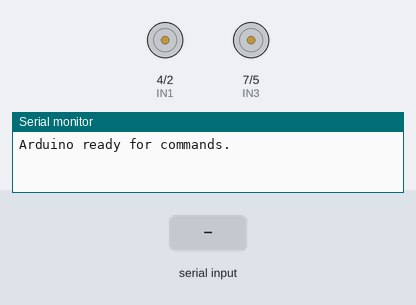
Recording of a sketch running on a simulated Arduino Uno, built with avr-gcc and run on an emulated ATmega328P. Parts: motor-driver pin pairs drawn as motors (green arrow = first pin HIGH = forward, orange = second pin HIGH = backward, longer = more drive, scaled by the enable pin), the last lines printed to the serial monitor. The inputs (shaded band) are chosen by the test bench.

Above: at 1.2 s.
1.3 s: "forward,1\n" received over the second serial link
At 2.5 s:
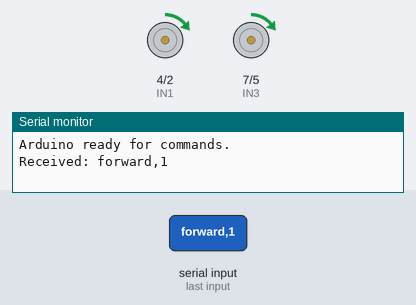
2.8 s: "backward,1\n" received over the second serial link
At 3.7 s:
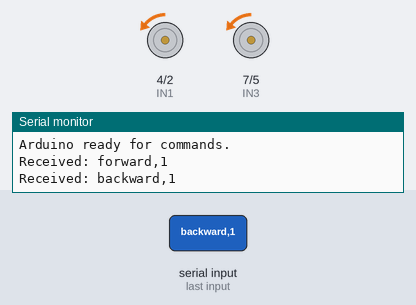
4.3 s: "right,1\n" received over the second serial link
At 4.7 s:
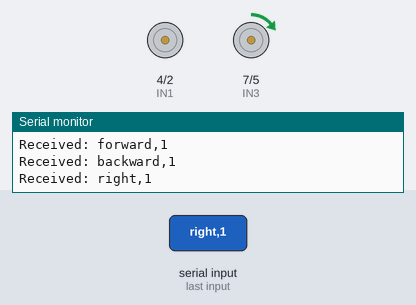
5.8 s: "left,1\n" received over the second serial link
At 7.0 s:
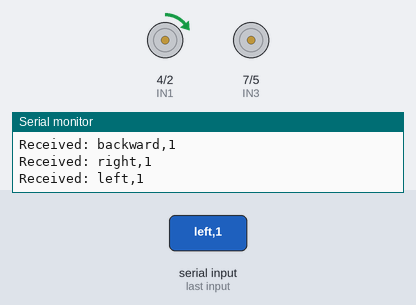
7.3 s: "leftTurn,150\n" received over the second serial link
At 8.4 s:
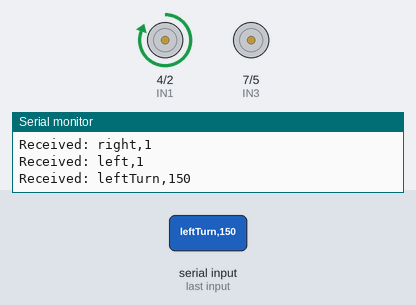
8.8 s: "forward,150\n" received over the second serial link
At 9.5 s:
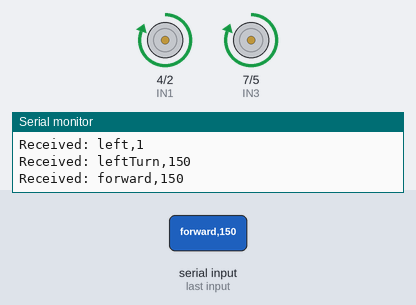
Timing chart, 0 to 11.3 s (numbered marks = the images above; inputs shaded):
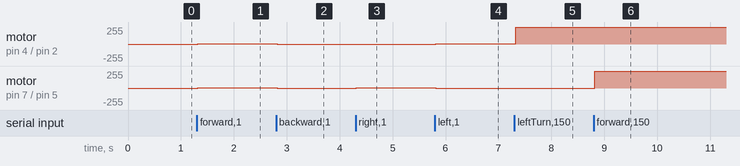

Measured:
- after the input at 1.3 s, motor on pin 4 (IN1) / pin 2 (IN2), motor on pin 7 (IN3) / pin 5 (IN4): stopped → forward 2/255 at once
- after the input at 2.8 s, motor on pin 4 (IN1) / pin 2 (IN2), motor on pin 7 (IN3) / pin 5 (IN4): forward 2/255 → backward 2/255 at once
- after the input at 4.3 s, motor on pin 4 (IN1) / pin 2 (IN2): backward 2/255 → stopped at once; motor on pin 7 (IN3) / pin 5 (IN4): backward 2/255 → forward 2/255 at once
- after the input at 5.8 s, motor on pin 4 (IN1) / pin 2 (IN2): stopped → forward 2/255 at once; motor on pin 7 (IN3) / pin 5 (IN4): forward 2/255 → stopped at once
- after the input at 7.3 s, motor on pin 4 (IN1) / pin 2 (IN2): forward 2/255 → forward 255/255 at once
- after the input at 8.8 s, motor on pin 7 (IN3) / pin 5 (IN4): stopped → forward 255/255 at once

The sketch:

Test_Rpi_Commands.ino
```cpp
#include <SoftwareSerial.h>

// Pin assignments for motor driver (update based on your setup)
#define ENA 3 // PWM pin for motor A
#define ENB 6 // PWM pin for motor B
#define IN1 4  // Direction pin for motor A
#define IN2 2  // Direction pin for motor A
#define IN3 7  // Direction pin for motor B
#define IN4 5  // Direction pin for motor B

// Pins for SoftwareSerial
#define RX 9  // Receive pin
#define TX 8  // Transmit pin

SoftwareSerial Rpi(RX, TX);

// Function to set motor speeds
void setMotorSpeeds(int speedLeft, int speedRight) {
  // Ensure speed values are within 0-100
  speedLeft = constrain(speedLeft, -100, 100);
  speedRight = constrain(speedRight, -100, 100);

  // Map speed values to PWM range (0–255)
  int pwmLeft = map(abs(speedLeft), 0, 100, 0, 255);
  int pwmRight = map(abs(speedRight), 0, 100, 0, 255);

  // Set left motor direction and speed
  if (speedLeft >= 0) {
    digitalWrite(IN1, HIGH);
    digitalWrite(IN2, LOW);
    analogWrite(ENA, pwmLeft);
  } else {
    digitalWrite(IN1, LOW);
    digitalWrite(IN2, HIGH);
    analogWrite(ENA, pwmLeft);
  }

  // Set right motor direction and speed
  if (speedRight >= 0) {
    digitalWrite(IN3, HIGH);
    digitalWrite(IN4, LOW);
    analogWrite(ENB, pwmRight);
  } else {
    digitalWrite(IN3, LOW);
    digitalWrite(IN4, HIGH);
    analogWrite(ENB, pwmRight);
  }
}

// Function to handle commands
void handleCommand(String command) {
  // Command format: "dir,speed"
  // dir: forward, backward, left, right, stop
  // speed: 0-100 (or angle in the case of turns)

  command.trim(); // Remove whitespace or newline
  int commaIndex = command.indexOf(',');
  if (commaIndex == -1) return; // Invalid command format

  String dir = command.substring(0, commaIndex);
  int speed = command.substring(commaIndex + 1).toInt();

  if (dir == "forward") {
    setMotorSpeeds(speed, speed);
  } else if (dir == "backward") {
    setMotorSpeeds(-speed, -speed);
  } else if (dir == "right") {
    setMotorSpeeds(speed * 0.6, speed); // Adjust for turning
  } else if (dir == "left") {
    setMotorSpeeds(speed, speed * 0.6); // Adjust for turning
  } else if (dir == "leftTurn") {
    setMotorSpeeds(speed, 0); // Left turn with specified speed
  } else if (dir == "stop") {
    setMotorSpeeds(0, 0); // Stop the car
  }
}

void setup() {
  // Initialize motor driver pins
  pinMode(ENA, OUTPUT);
  pinMode(ENB, OUTPUT);
  pinMode(IN1, OUTPUT);
  pinMode(IN2, OUTPUT);
  pinMode(IN3, OUTPUT);
  pinMode(IN4, OUTPUT);

  // Initialize SoftwareSerial
  Rpi.begin(9600);
  Serial.begin(115200);

  Serial.println("Arduino ready for commands.");
}

void loop() {
  // Check if data is available from the RPI
  if (Rpi.available()) {
    // Serial.println("--------------------");
    String command = Rpi.readStringUntil('\n'); // Read command from RPI
    Rpi.println("Echo: " + command);  // Send back the received command
    Serial.println("Received: " + command);         // Echo for debugging
    handleCommand(command);                         // Process command
  }
}
```
